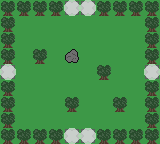

A 2D game scene composited from a Tiled map and its tileset images. What follows is a short description and the map's XML, with every tile layer's data as written:
An orthogonal 10x9 tile map with 16x16 px tiles, 6 tile layers (Background, Objects, Foreground, Background, ...).

<map version="1.5" tiledversion="1.6.0" orientation="orthogonal" renderorder="right-down" width="10" height="9" tilewidth="16" tileheight="16" infinite="0" nextlayerid="11" nextobjectid="1">
 <editorsettings>
  <export target="room_test.tscn" format="Godot" />
 </editorsettings>
 <tileset firstgid="1" source="../assets/mole_tiles-Sheet.tsx" />
 <group id="5" name="Floor - Underground">
  <layer id="6" name="Background" width="10" height="9">
   <data encoding="csv">
3,3,3,3,3,3,3,3,3,3,
3,3,3,3,3,3,3,3,3,3,
3,3,3,3,3,3,3,3,3,3,
3,3,3,3,3,3,3,3,3,3,
3,3,3,3,3,3,3,3,3,3,
3,3,3,3,3,3,3,3,3,3,
3,3,3,3,3,3,3,3,3,3,
3,3,3,3,3,3,3,3,3,3,
3,3,3,3,3,3,3,3,3,3
</data>
  </layer>
  <layer id="10" name="Objects" width="10" height="9">
   <data encoding="csv">
0,0,0,0,0,0,0,0,0,0,
0,0,0,0,0,0,0,0,0,0,
0,0,0,0,0,0,0,0,0,0,
0,0,0,0,0,0,0,0,0,0,
0,0,0,0,0,0,0,0,0,0,
0,0,0,0,0,0,0,0,0,0,
0,0,0,0,0,0,0,0,0,0,
0,0,0,0,0,0,0,0,0,0,
0,0,0,0,0,0,0,0,0,0
</data>
  </layer>
  <layer id="8" name="Foreground" width="10" height="9">
   <data encoding="csv">
4,4,4,4,4,4,4,4,4,4,
4,0,0,0,0,0,0,0,0,4,
4,0,0,0,0,0,0,0,0,4,
4,0,4,0,0,0,0,0,0,4,
4,0,0,0,0,0,4,0,0,4,
4,0,0,0,0,0,0,0,0,4,
4,0,0,0,4,0,0,4,0,4,
4,0,0,0,0,0,0,0,0,4,
4,4,4,4,4,4,4,4,4,4
</data>
  </layer>
 </group>
 <group id="4" name="Floor - Ground">
  <layer id="1" name="Background" width="10" height="9">
   <data encoding="csv">
2,2,2,2,1,1,2,2,2,2,
2,2,2,2,2,2,2,2,2,2,
2,2,2,2,2,2,2,2,2,2,
2,2,2,2,2,2,2,2,2,2,
1,2,2,2,2,2,2,2,2,1,
2,2,2,2,2,2,2,2,2,2,
2,2,2,2,2,2,2,2,2,2,
2,2,2,2,2,2,2,2,2,2,
2,2,2,2,1,1,2,2,2,2
</data>
  </layer>
  <layer id="9" name="Objects" width="10" height="9">
   <data encoding="csv">
0,0,0,0,7,7,0,0,0,0,
0,0,0,0,0,0,0,0,0,0,
0,0,0,0,0,0,0,0,0,0,
0,0,0,0,4,0,0,0,0,0,
7,0,0,0,0,0,0,0,0,7,
0,0,0,0,0,0,0,0,0,0,
0,0,0,0,0,0,0,0,0,0,
0,0,0,0,0,0,0,0,0,0,
0,0,0,0,7,7,0,0,0,0
</data>
  </layer>
  <layer id="2" name="Foreground" width="10" height="9">
   <data encoding="csv">
6,6,6,6,0,0,6,6,6,6,
6,0,0,0,0,0,0,0,0,6,
6,0,0,0,0,0,0,0,0,6,
6,0,6,0,0,0,0,0,0,6,
0,0,0,0,0,0,6,0,0,0,
6,0,0,0,0,0,0,0,0,6,
6,0,0,0,6,0,0,6,0,6,
6,0,0,0,0,0,0,0,0,6,
6,6,6,6,0,0,6,6,6,6
</data>
  </layer>
 </group>
</map>